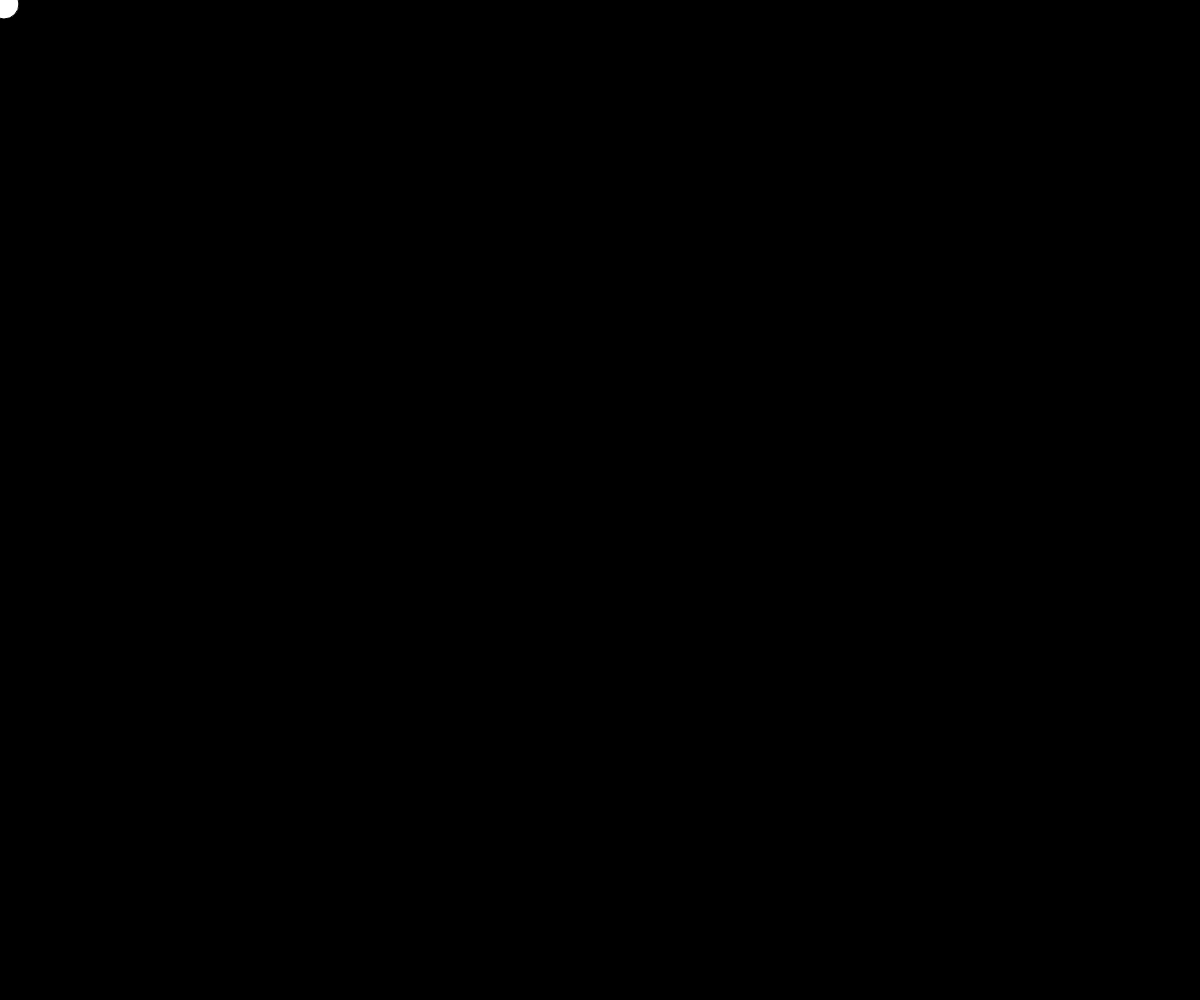
Frame 1 (no input)
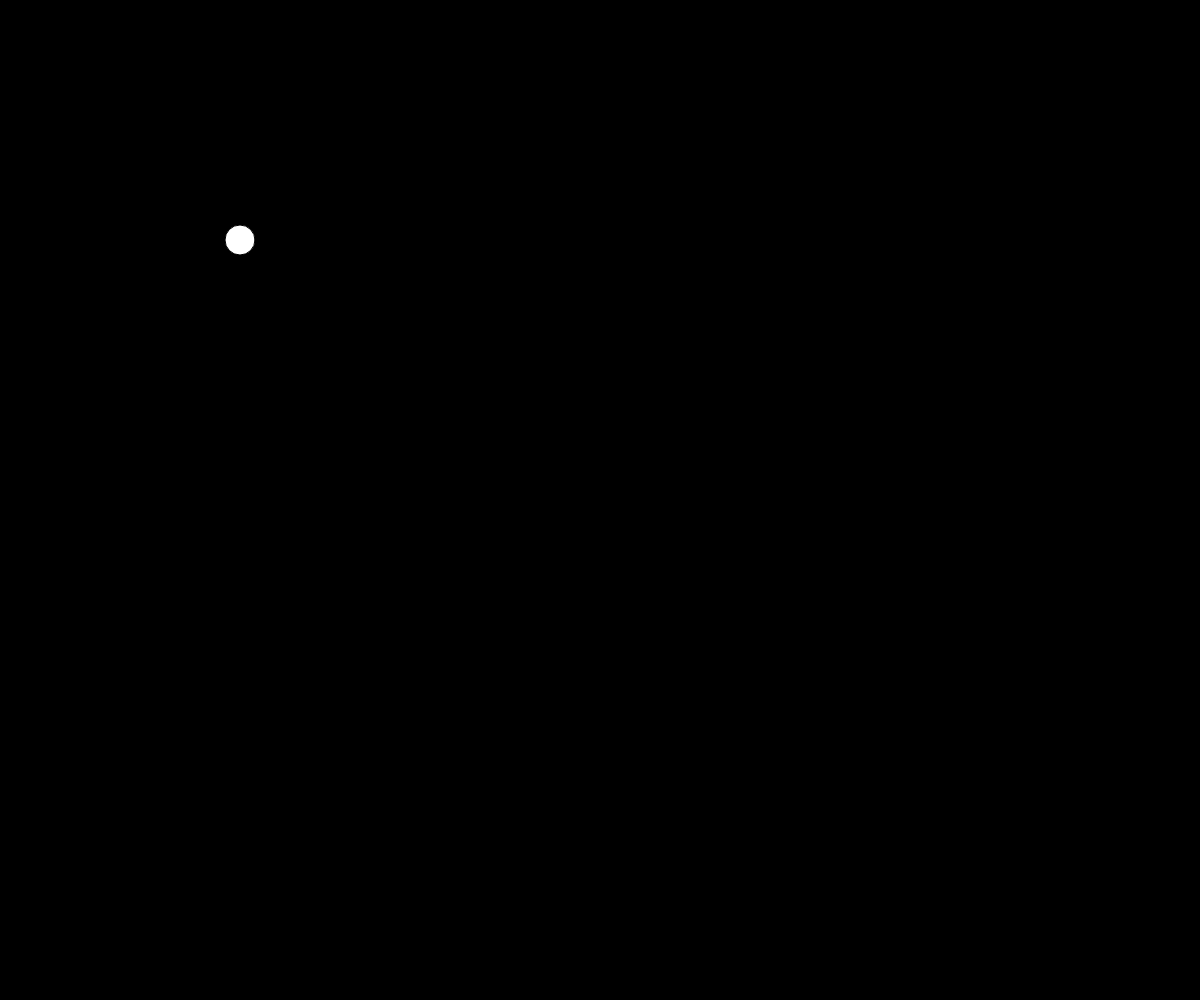
Frame 60 (no input)
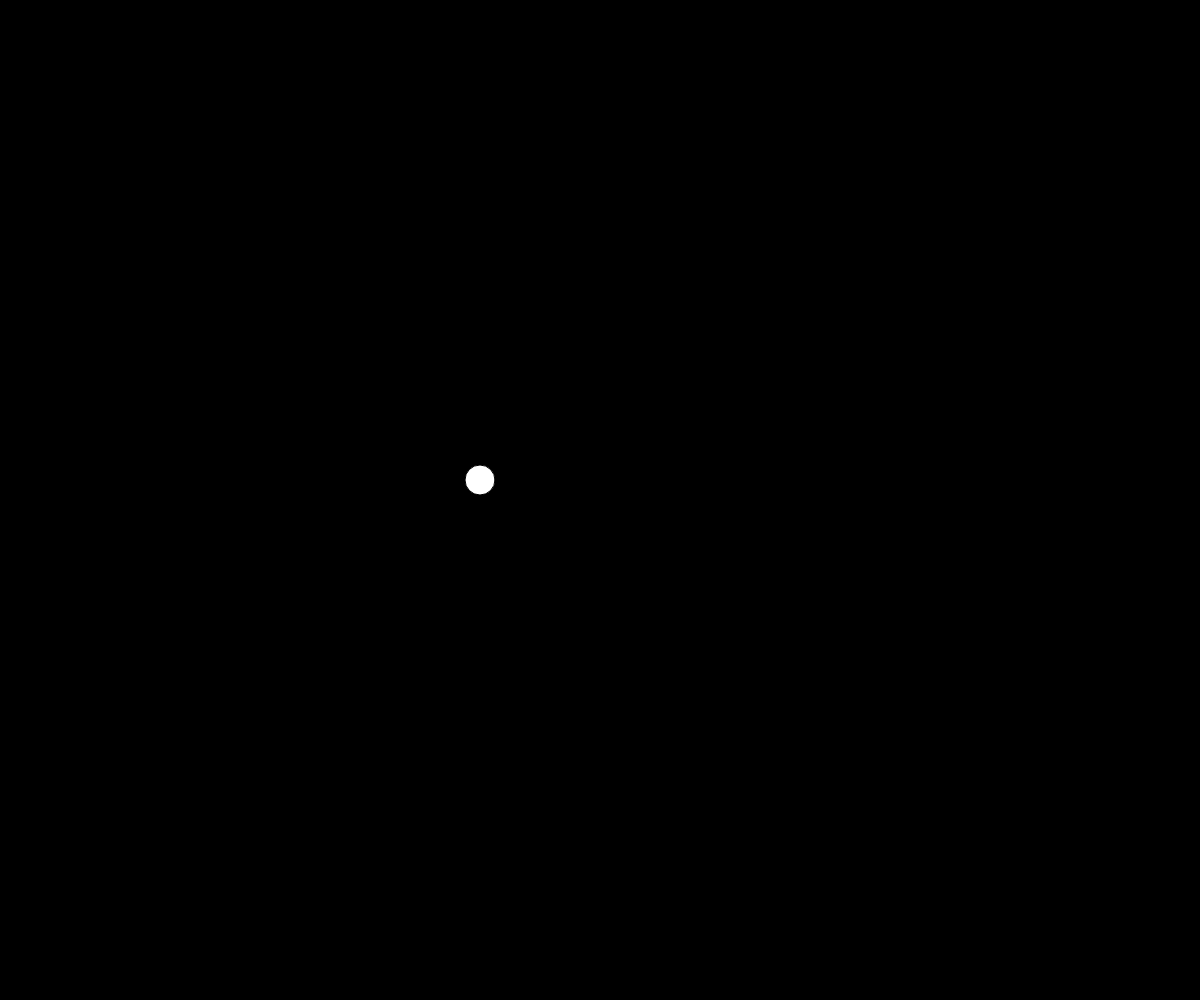
Frame 120 (the mouse pressed at the canvas centre since frame 60)

The p5.js sketch that drew these frames (run headless with seeded random() and noise() and a simulated clock; from frame 60 on, the mouse is pressed at the canvas centre):

// p5.js sketch
// ── sketch.js
var ball = {
	x : 0,
	y : 0,
	xspeed : 4,
	yspeed : 4
}

function setup() {
	createCanvas(windowWidth, windowHeight);
}

function draw() {
	background(0);
	move();
	bounce();
	display();
}

function move(){
	ball.x = ball.x + ball.xspeed;
	ball.y = ball.y + ball.yspeed;
}

function display(){
	ellipse(ball.x,ball.y,30,30);
}

function bounce(){
	if( ball.x > width || ball.x < 0 ){
		ball.xspeed = ball.xspeed * -1 ;
	}
	if (ball.y > height || ball.y < 0 ) {
		ball.yspeed = ball.yspeed * -1 ;
	}
}
